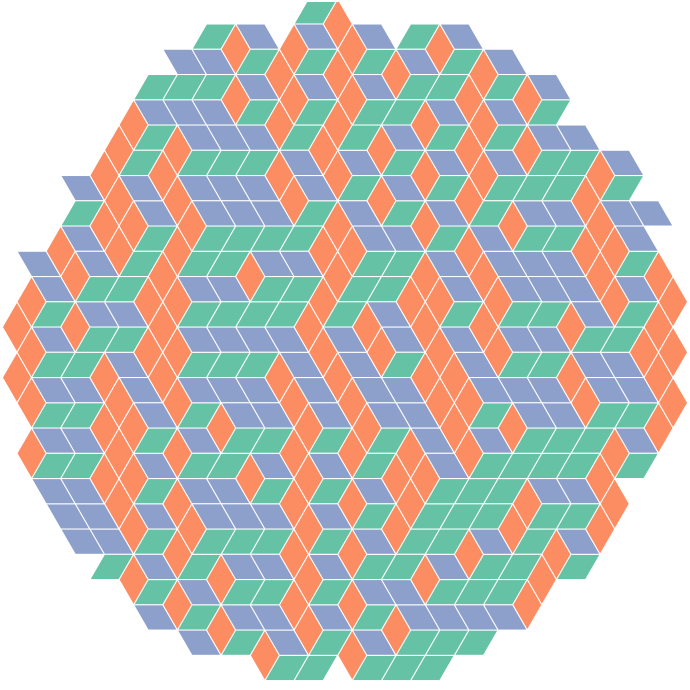
#> input picture 02_figures/assets_carriers/G1_lozenge_color.png, 1380 x 1380 px (shown at 1/2 size); its folder holds 6 pictures in this run
$ python fig1_model_classification.py
#> lines starting #> are read from the running program, lines starting #| are printed output that depends on the picture; after the words box and inside, x2 and y2 are one past the last pixel; in counts of white or black regions, pixels touching at a corner belong together
### 04_scripts_L2/paths_common.py
# -*- coding: utf-8 -*-
"""Shared path resolution for the paper-level (04_scripts_L2) scripts.

One import serves every script that needs data/figure/engine locations, in
either supported layout, so no script hard-codes a machine-specific path:

* release repository layout (GitHub / reproducibility pack)::

      <root>/01_paper   02_figures  03_data  04_scripts_L2  05_predecessor_assets
      <root>/06_engines/{z3_hexagonal_P0, z3_31212, z3_4612, z3_488, z4_3464,
                        z4_kagome, z4_square, z5_*, z6_triangular, penrose}

* development project layout::

      <root>/L2_metric_random_tiling/{scripts, data, figs}
      <root>/z3_hexagonal/<hc-leaf from dev_name_map.json>, z3_31212, ...

The layout is detected once by walking up from this file and probing for the
marker directories.  Every consumer resolves locations through this module
only; nothing below may assume the current working directory.
"""
import json
from pathlib import Path

_REPO_MARKER = "06_engines"
_PROJ_MARKER = "L2_metric_random_tiling"


def _detect():
    p = Path(__file__).resolve().parent
    for _ in range(6):
        if (p / _REPO_MARKER).is_dir():
            return p, "repo"
        if (p / _PROJ_MARKER).is_dir():
            return p, "proj"
        if p.parent == p:
            break
        p = p.parent
    raise RuntimeError(
        "paths_common: cannot locate the repository root (looking for "
        f"'{_REPO_MARKER}' or '{_PROJ_MARKER}') above {Path(__file__)}")


ROOT, LAYOUT = _detect()

if LAYOUT == "repo":
    DATA = ROOT / "03_data" / "uniform"       # ensemble / figure data (CSV, NPZ)
    DATA_ROOT = ROOT / "03_data"              # all delivered data
    FIGURES = ROOT / "02_figures"             # delivered PDF/PNG figures
    PAPER = ROOT / "01_paper"                 # paper PDFs (letter + SI + RS)
    SCRIPTS = ROOT / "04_scripts_L2"          # this folder
    PREDECESSOR = ROOT / "05_predecessor_assets"
    ENGINES = ROOT / "06_engines"             # engine root
    HC = ENGINES / "z3_hexagonal_P0"          # honeycomb engine (flattened)
else:
    L2 = ROOT / _PROJ_MARKER
    DATA = L2 / "data" / "uniform"
    DATA_ROOT = L2 / "data"
    FIGURES = L2 / "figs"
    PAPER = L2
    SCRIPTS = L2 / "scripts"
    PREDECESSOR = None                        # only exists in the release layout
    ENGINES = ROOT                            # engines sit at the project root
    # the development tree keeps its original (non-ASCII) honeycomb engine
    # directory name; the leaf name lives in dev_name_map.json (data file),
    # so this module itself stays pure ASCII
    _dev = json.loads((L2 / "scripts" / "dev_name_map.json").read_text(encoding="utf-8"))
    HC = ROOT / "z3_hexagonal" / _dev["_hc_leaf_name"]

#: engine short name -> directory, valid in both layouts
_ENGINES = {
    "hc": HC,
    "z3_hexagonal_P0": HC,
    "z3_31212": ENGINES / "z3_31212",
    "z3_4612": ENGINES / "z3_4612",
    "z3_488": ENGINES / "z3_488",
    "z4_3464": ENGINES / "z4_3464",
    "z4_kagome": ENGINES / "z4_kagome",
    "z4_square": ENGINES / "z4_square",
    "z6_triangular": ENGINES / "z6_triangular",
    "penrose": ENGINES / "penrose",
    "z5_snubhex": ENGINES / "z5_snubhex",
    "z5_snubsquare": ENGINES / "z5_snubsquare",
    "z5_33344": ENGINES / "z5_33344",
}


def engine(name):
    """Engine directory by short name; raises KeyError with the known names."""
    return _ENGINES[name]


_DEV_MAP = None


# [19 lines left out: function fname, not called in this run]

### 04_scripts_L2/fig1_model_classification.py
# -*- coding: utf-8 -*-
"""fig1_model_classification.py - Fig 1 of the metric-random-tiling paper
(composite figure).
Layout: a classical random tiling | b metric-disordered honeycomb (original
position/size kept, top row 2x1); c 3.4.6.4 | d 3.12.12 | e 4.6.12 (square
crops, the three together span the a-b total width); f ln Omega-N_F
four-carrier readout (moved to the right of the a-e block, stretched
vertically, height aligned with the total height of the a-e block).
Canvas 10.30x6.30 in; font sizes/line widths scaled by K = 10.30/7.205 --
this figure is wider than the 183 mm standard canvas, so after typesetting
scale-down the font sizes return to the 5-8 pt design range (recheck at the
production-typesetting round).
Assets: figs/assets_carriers/ (G1_lozenge_color/G5b_honeycomb_faces/
G4_rth_colorful are canonical in-repo copies; 31212_metric/4612_metric are
re-rendered by gen_metric_patches.py with uniform heavy black edges).
Output: ../figs/fig1_model_classification"""
import math
import sys
from pathlib import Path
import numpy as np
import pandas as pd
import matplotlib.image as mpimg

HERE = Path(__file__).resolve().parent
sys.path.insert(0, str(HERE))
import paths_common as PC  # noqa: E402
from l1_style import plt, savefig  # noqa: E402

FIGS = PC.FIGURES
ASSETS = FIGS / "assets_carriers"

# ---------------- layout (units: inches; K = font-size scale) ----------------
WIN, HIN = 10.82, 6.30          # canvas
K = WIN / 7.205                 # 183-mm typesetting scale compensation
AX_A = (0.648, 2.791, 2.853, 2.853)   # a classical random tiling (original spot)
AX_B = (3.716, 2.791, 2.853, 2.853)   # b metric-disordered honeycomb (original spot)
SQ = 1.831                      # c-e square edge: (5.923 - 2x0.215)/3, width = a-b span
AX_C = (0.648, 0.554, SQ, SQ)   # c 3.4.6.4
AX_D = (2.694, 0.554, SQ, SQ)   # d 3.12.12
AX_E = (4.740, 0.554, SQ, SQ)   # e 4.6.12
AX_F = (7.571, 0.554, 2.650, 5.090)   # f: height = a-e total height (0.554 -> 5.644)
AX_CB = (6.725, 3.509, 0.072, 1.417)  # tile-area colorbar of b (b-f gap;

plt.rcParams.update({
    'font.size': 7 * K,
    'axes.labelsize': 7 * K,
    'legend.fontsize': 7 * K,
    'xtick.labelsize': 7 * K, 'ytick.labelsize': 7 * K,
    'axes.linewidth': 0.6 * K,
    'xtick.major.width': 0.6 * K, 'ytick.major.width': 0.6 * K,
    'xtick.major.size': 2.5 * K, 'ytick.major.size': 2.5 * K,
})


def rect(t):
    return (t[0] / WIN, t[1] / HIN, t[2] / WIN, t[3] / HIN)


def load_img(p):
    return mpimg.imread(str(p))


def show(ax, img, crop=None, tgt=1.0, tight=False):
    """Square-crop display (crop = relative window; tgt = target aspect
    ratio; tight = tight-crop to non-white content, so the three patterns
    c-e fill the same fraction of their square windows -- the c asset is
    originally full-bleed while the d/e assets carry ~2.8% white margins)."""
    if crop is not None:
        x0, x1, y0, y1 = crop
        h, w = img.shape[:2]
        img = img[int(h * y0):int(h * y1), int(w * x0):int(w * x1)]
    if tight:
        rgb = img[..., :3]
        sc = 255.0 if rgb.dtype.kind == 'f' else 1.0   # imread -> float [0,1]
        nz = (rgb.sum(axis=2) * sc < 720)
        rows = np.where(nz.any(axis=1))[0]
        cols = np.where(nz.any(axis=0))[0]
        img = img[rows.min():rows.max() + 1, cols.min():cols.max() + 1]
    ih, iw = img.shape[:2]
    if iw / ih > tgt:
        nw = int(ih * tgt)
        img = img[:, (iw - nw) // 2:(iw - nw) // 2 + nw]
    elif iw / ih < tgt:
        nh = int(iw / tgt)
        img = img[(ih - nh) // 2:(ih - nh) // 2 + nh, :]
    ax.imshow(img, interpolation='bilinear')
    ax.set_xticks([])
    ax.set_yticks([])
    for sp in ax.spines.values():
        sp.set_visible(False)


def fig_letter(fig, t, s):
    """Panel letter: placed outside the panel's top-left corner (bold,
    scaled by K)."""
    fig.text((t[0] - 0.108) / WIN, (t[1] + t[3] + 0.012) / HIN, s,
             fontsize=8 * K, fontweight='bold', va='bottom', ha='right')


def main():
    fig = plt.figure(figsize=(WIN, HIN))

    # ---- top row: a classical random tiling / b metric-disordered
    # honeycomb (positions and sizes unchanged) ----
    axL = fig.add_axes(rect(AX_A))
    show(axL, load_img(ASSETS / "G1_lozenge_color.png"), crop=(0.02, 0.98, 0.02, 0.98))
#> in load_img, returned value is the input picture: shape (1380, 1380, 4) float32; mean R, G, B, A 0.768, 0.762, 0.734, 1
#> in show, `x0, x1, y0, y1 = crop`: x0 = 0.02; x1 = 0.98; y0 = 0.02; y1 = 0.98
#> in show, `img = img[int(h * y0):int(h * y1), int(w * x0):int(w * x1)]`:
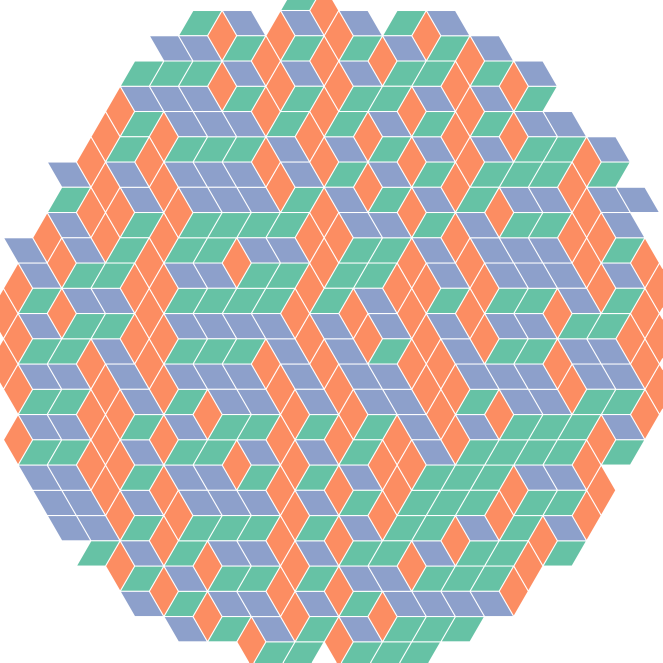
#> img: shape (1325, 1325, 4) float32 (shown at 1/2 size); mean of channels 0, 1, 2, 3 0.751, 0.744, 0.715, 1; drawn as R, G, B
    axR = fig.add_axes(rect(AX_B))
    show(axR, load_img(ASSETS / "G5b_honeycomb_faces.png"), crop=(0.02, 0.98, 0.02, 0.98))
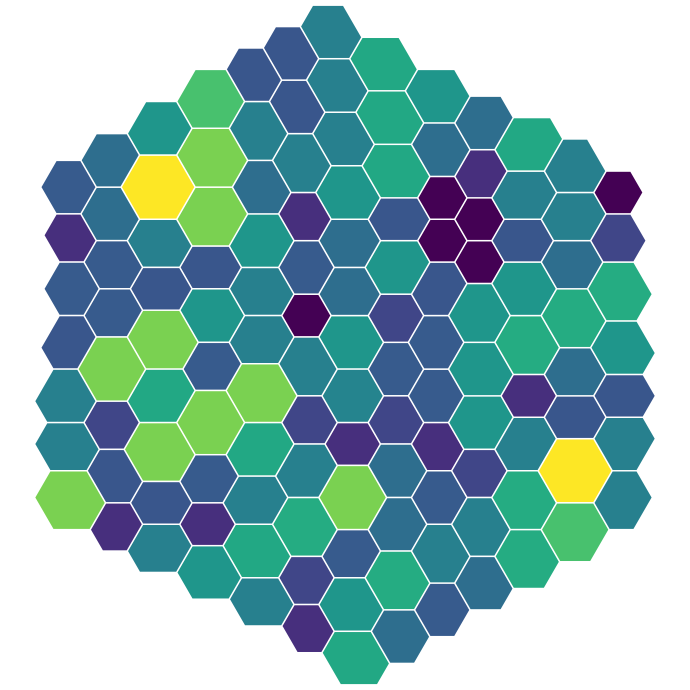
#> input picture 02_figures/assets_carriers/G5b_honeycomb_faces.png, 1380 x 1380 px (shown at 1/2 size)
#> in load_img, returned value is the input picture: shape (1380, 1380, 4) float32; mean R, G, B, A 0.534, 0.697, 0.701, 1
#> call 2 of show, with crop = (0.02, 0.98, 0.02, 0.98), tgt = 1, tight = False
#> in show (call 2), `img = img[int(h * y0):int(h * y1), int(w * x0):int(w * x1)]`:
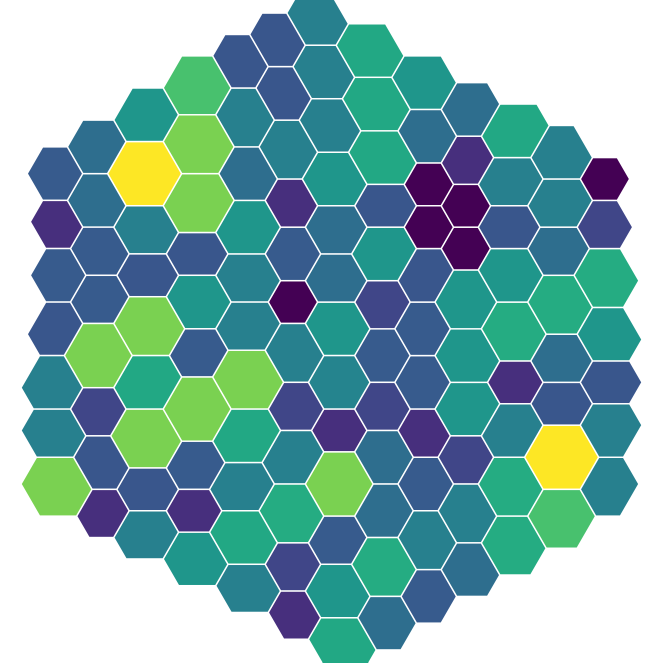
#> img: shape (1325, 1325, 4) float32 (shown at 1/2 size); mean of channels 0, 1, 2, 3 0.496, 0.673, 0.677, 1; drawn as R, G, B
    from matplotlib.cm import ScalarMappable
    from matplotlib.colors import Normalize
    cax = fig.add_axes(rect(AX_CB))
    cb = fig.colorbar(ScalarMappable(Normalize(0.662, 1.489),
                                     plt.get_cmap('viridis')), cax=cax)
    cb.set_ticks([])                                   # no numeric ticks
    cax.tick_params(length=0)
    cb_cx = (AX_CB[0] + AX_CB[2] / 2) / WIN            # center large/small on the bar
    fig.text(cb_cx, (AX_CB[1] + AX_CB[3] + 0.035) / HIN, 'large',
             fontsize=7 * K, va='bottom', ha='center')
    fig.text(cb_cx, (AX_CB[1] - 0.035) / HIN, 'small',
             fontsize=7 * K, va='top', ha='center')
    cb.set_label('tile area', fontsize=7 * K, labelpad=1.5 * K)
    fig_letter(fig, AX_A, 'a')
    fig_letter(fig, AX_B, 'b')

    # ---- bottom row: c 3.4.6.4 / d 3.12.12 / e 4.6.12 (square crops,
    # uniform heavy black edges) ----
    specs = [
        (ASSETS / "G4_rth_colorful.png", AX_C, "3.4.6.4", 'c',
         r"$s_2^{\rm fit} \simeq 0.040$"),
        (ASSETS / "31212_metric.png", AX_D, "3.12.12", 'd',
         r"$s_3 \approx 0.19$"),
        (ASSETS / "4612_metric.png", AX_E, "4.6.12", 'e',
         r"$s_2 \geq 0.186$ [strict]"),
    ]
    for path, t, nm, letter, val in specs:
        ax = fig.add_axes(rect(t))
        show(ax, load_img(path), tgt=1.0, tight=True)
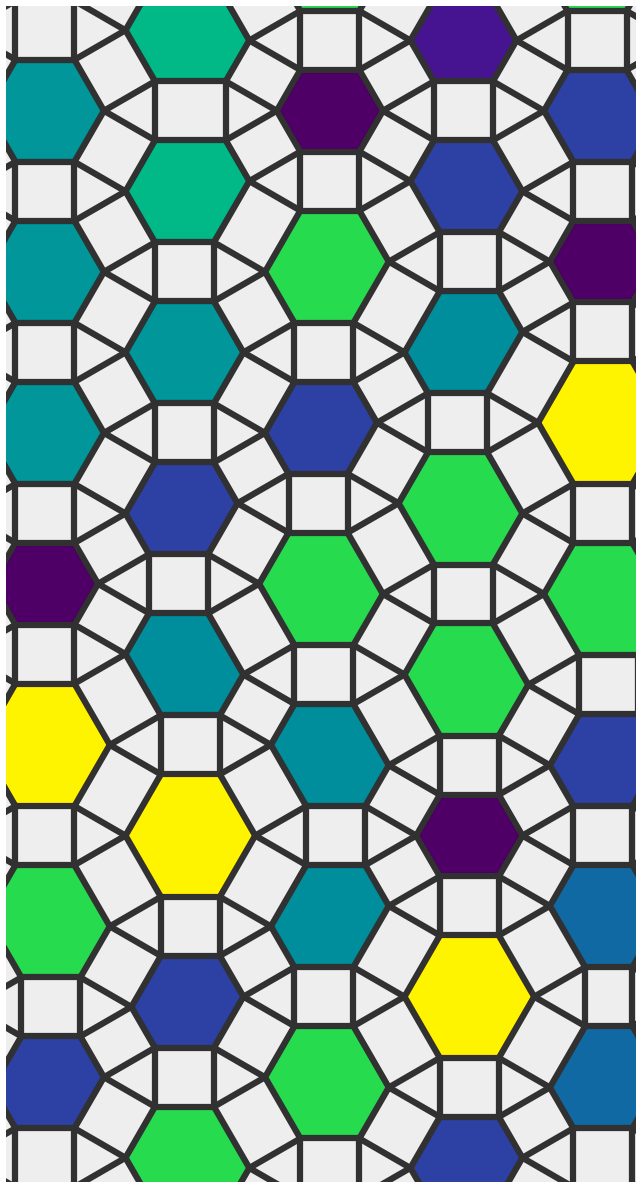
#> input picture 02_figures/assets_carriers/G4_rth_colorful.png, 641 x 1187 px
#> in load_img, returned value is the input picture: shape (1187, 641, 3) float32; mean R, G, B 0.553, 0.677, 0.622
#> call 3 of show, with tgt = 1, tight = True
#> in show (call 3), `nz = (rgb.sum(axis=2) * sc < 720)`:
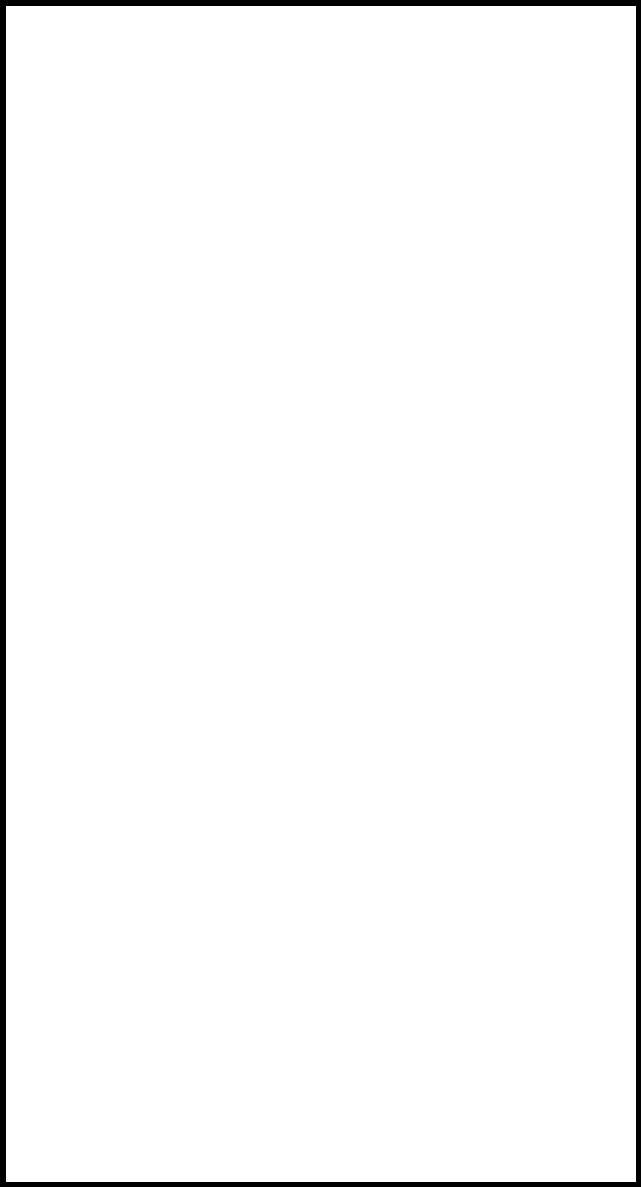
#> nz: shape (1187, 641) bool; 97.4% white; 1 black region, box (x1, y1, x2, y2) and area: (0, 0, 641, 1187) 19987
#> in show (call 3), `rows = np.where(nz.any(axis=1))[0]`: rows = 1176 values from 6 to 1181
#> in show (call 3), `cols = np.where(nz.any(axis=0))[0]`: cols = 630 values from 6 to 635
#> in show (call 3), `img = img[rows.min():rows.max() + 1, cols.min():cols.max() + 1]`:
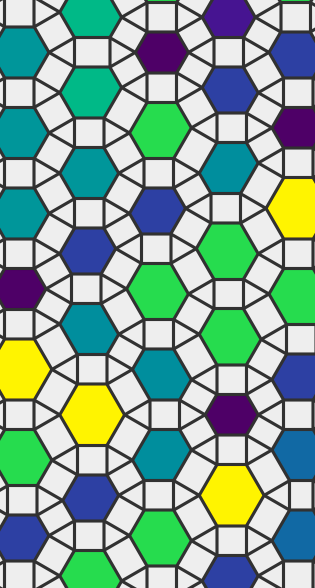
#> img: shape (1176, 630, 3) float32 (shown at 1/2 size); mean of channels 0, 1, 2 0.541, 0.668, 0.612; drawn as R, G, B
#> in show (call 3), `img = img[(ih - nh) // 2:(ih - nh) // 2 + nh, :]`:
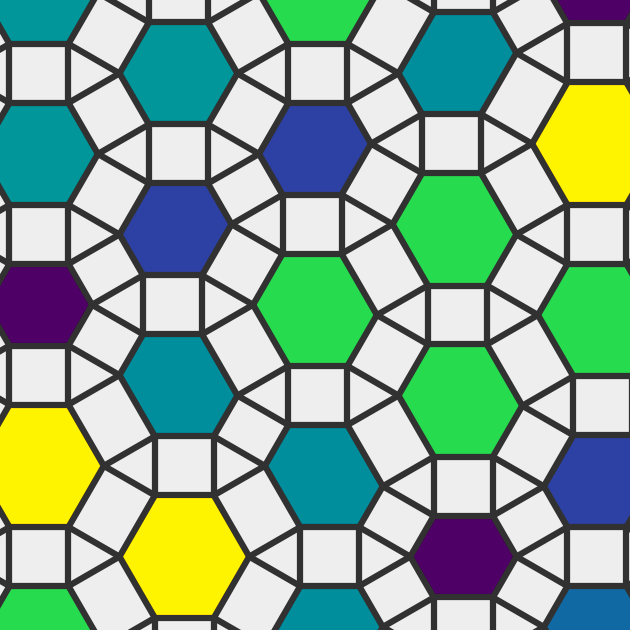
#> img: shape (630, 630, 3) float32; mean of channels 0, 1, 2 0.552, 0.684, 0.595; drawn as R, G, B
        ax.text(0.5, 1.04, nm, transform=ax.transAxes, fontsize=7.0 * K,
                ha='center', va='bottom', color='#1a1a1a')
        ax.text(0.5, -0.045, val, transform=ax.transAxes,
                fontsize=7.0 * K, ha="center", va="top", color="#555555",
                linespacing=1.35)
        fig_letter(fig, t, letter)

    # ---- f: four-carrier ln Omega-N_F readout (right, stretched) ----
    axc = fig.add_axes(rect(AX_F))
    tr = pd.read_csv(PC.engine("z4_3464") /
                     PC.fname("RTH_torus_area_law_8pts.csv"))
    pm = pd.read_csv(PC.HC / PC.fname("P0_PM_torus_growth_forms.csv"))
    tse = pd.read_csv(PC.HC /
                      PC.fname("P0_PM_torus_trace_extension_Ly3.csv"))
    da = pm[(pm.alphabet == 'arithmetic') & (pm.Ly == 3)]
    de = tse[(tse.alphabet == 'arithmetic') & (tse.Ly == 3) &
             (tse.Lx % 2 == 0)]
    da = pd.concat([da, de], ignore_index=True).sort_values('F')
    axc.plot(da.F, da.lnOmega, 's', ms=5.1 * K, color='#c0392b',
             label=r'honeycomb $L_y$=3', zorder=4)
    d = tr[tr.type == 'count']
    axc.plot(6 * d.L ** 2, d.lnOmega, '^', ms=5.7 * K, color='#e6811e',
             label=r'3.4.6.4 ($L\times L$)', zorder=4)
    L_arr = d.L.values.astype(float)
    coef = np.polyfit(L_arr, d.lnOmega.values.astype(float), 2)
    nf_fit = np.logspace(math.log10(24), math.log10(600), 100)
    axc.plot(nf_fit, np.polyval(coef, np.sqrt(nf_fit / 6.0)), '-', lw=1.0 * K,
             color='#e6811e', zorder=2)
    data4 = [(1, 6, math.log(2349)), (2, 24, math.log(29723517)),
             (3, 54, math.log(6.56623e12)), (4, 96, math.log(8.351e19))]
    xs = [t[1] for t in data4]
    ys = [t[2] for t in data4]
    axc.plot(xs[:2], ys[:2], 'o', ms=5.7 * K, color='#2166ac', zorder=4,
             label='4.6.12 exact')
    axc.plot(xs[2:], ys[2:], 'o', ms=5.7 * K, mfc='white', mec='#2166ac',
             mew=1.5 * K, zorder=4, label='4.6.12 est.')
    axc.plot(xs, ys, '-', color='#2166ac', lw=0.7 * K, zorder=3)
    d3 = pd.read_csv(PC.engine("z3_31212") / "TSD31212_dp_ternary.csv")
    d3 = d3[d3.W == 2].sort_values("L")
    axc.plot(6 * d3.L, d3.lnOmega_mid3, 'v', ms=5.1 * K, color='#7b3294',
             zorder=4, label='3.12.12 cyl.')
    c_ext = float(da.lnOmega.iloc[-1]) / float(da.F.iloc[-1])
    c_sub = float(d.lnOmega.iloc[0]) / math.sqrt(24.0)
    axc.plot([3.5 / c_ext, 75.0 / c_ext], [3.5, 75.0], ls=(0, (5, 2.2)),
             lw=0.8 * K, color='#8a8a8a', zorder=1.2, label='_nolegend_')
    c_law = 1.34 * c_sub        # raised as a whole to avoid overlap with 3.4.6.4
                                # (1.34x: leaves ~10 pt to the triangle markers at
                                # the right end and stays above the series)
    x_hi = min((75.0 / c_law) ** 2, 720.0)   # y must follow when x is cut (the
    axc.plot([3.6, x_hi],                # old hard-coded 75 gave a true slope of
             [c_law * math.sqrt(3.6), c_law * math.sqrt(x_hi)],
             ls=(0, (1.2, 1.6)), lw=0.8 * K,
             color='#8a8a8a', zorder=1.2, label='_nolegend_')
    axc.set_xlabel(r"$N_F$", fontsize=7 * K)
    axc.set_ylabel(r"$\ln\Omega$", fontsize=7 * K)
    axc.set_xscale("log")
    axc.set_yscale("log")
    axc.set_xlim(4, 750)   # was 260: cut off the L=7..10 points of 3.4.6.4
    from matplotlib.ticker import LogLocator, FuncFormatter, NullFormatter
    axc.yaxis.set_major_locator(LogLocator(base=10, subs=(1.0, 2.0, 3.0, 4.0, 6.0)))
    axc.yaxis.set_major_formatter(FuncFormatter(lambda v, _: f"{v:g}"))
    axc.yaxis.set_minor_formatter(NullFormatter())   # plain numbers, major ticks only
    # slope labels written directly on the two dashed lines (the two slope
    # legend entries removed to free space; labels rotated along the lines,
    # placed in the gap above each line)
    # [4 lines left out: function _disp_ang, not called in this run]
    x1l = 55.0
    y1l = c_ext * x1l
    axc.text(x1l, y1l * 1.10, 'slope 1',
             rotation=_disp_ang(x1l, y1l, 1.6 * x1l, 1.6 * y1l),
             rotation_mode='anchor', ha='left', va='bottom',
             fontsize=7.0 * K, color='#8a8a8a')
    x2l = 130.0
    y2l = c_law * math.sqrt(x2l)
    axc.text(x2l, y2l * 1.12, r'slope $\frac{1}{2}$',
             rotation=_disp_ang(x2l, y2l, 1.6 * x2l,
                                c_law * math.sqrt(1.6 * x2l)),
             rotation_mode='anchor', ha='left', va='bottom',
             fontsize=7.0 * K, color='#8a8a8a')
    axc.legend(fontsize=7.0 * K, frameon=False, loc="lower right")
    axc.tick_params(labelsize=7.0 * K)
    fig_letter(fig, AX_F, 'f')
    savefig(fig, str(FIGS / "fig1_model_classification"))
    print("saved", FIGS / "fig1_model_classification.{png,pdf}")


if __name__ == "__main__":
#> (the run stopped early here; a loop or call above may not have finished)
